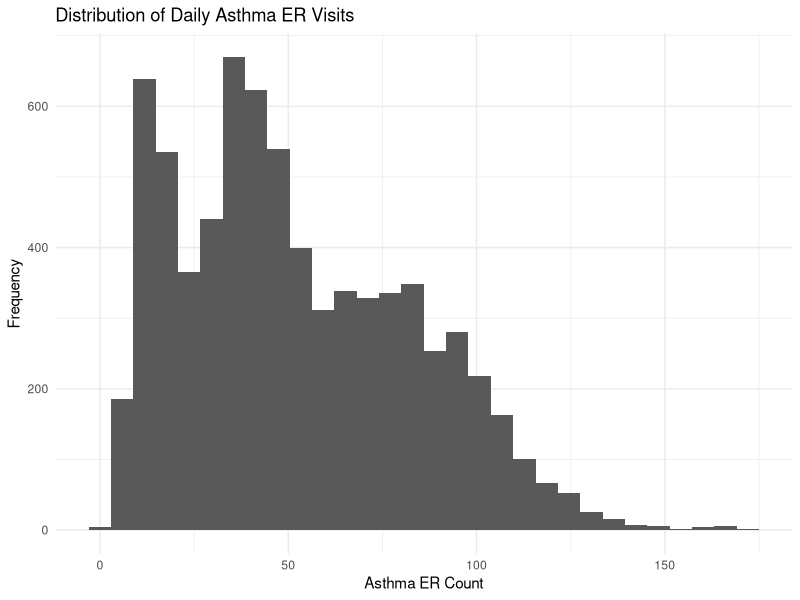
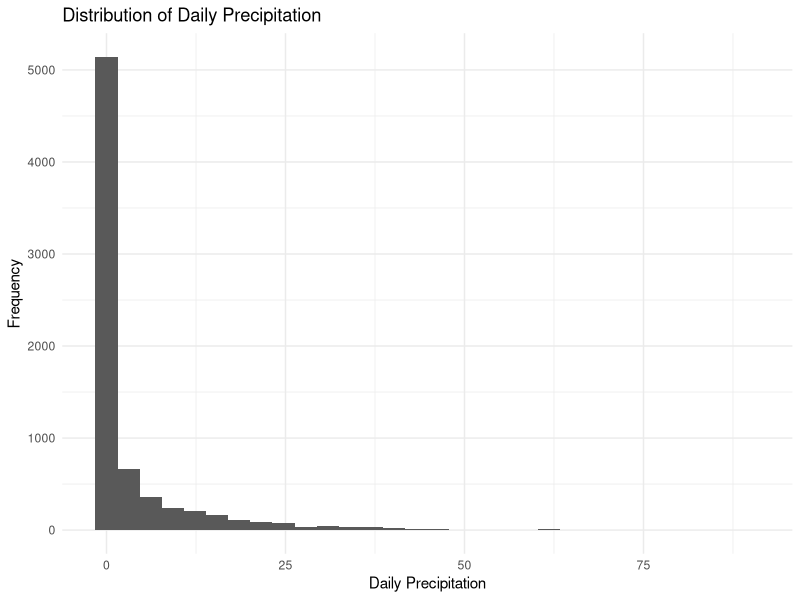
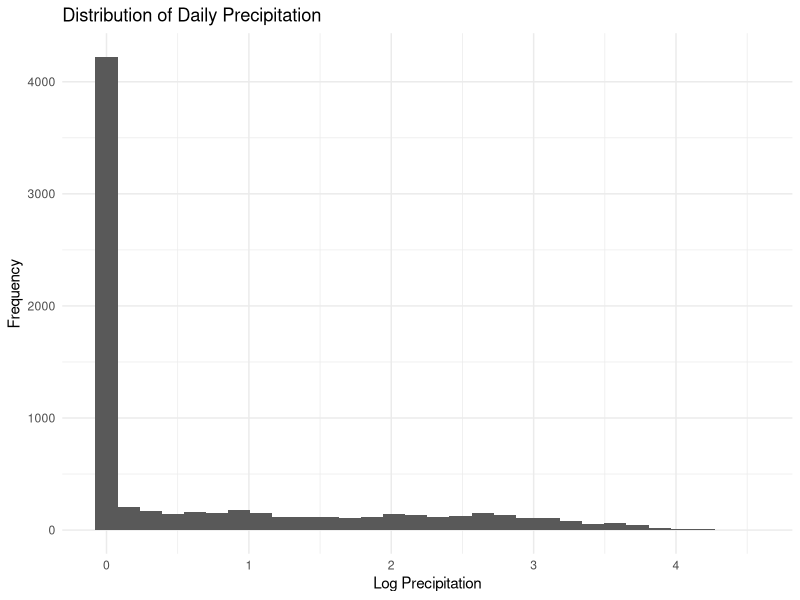
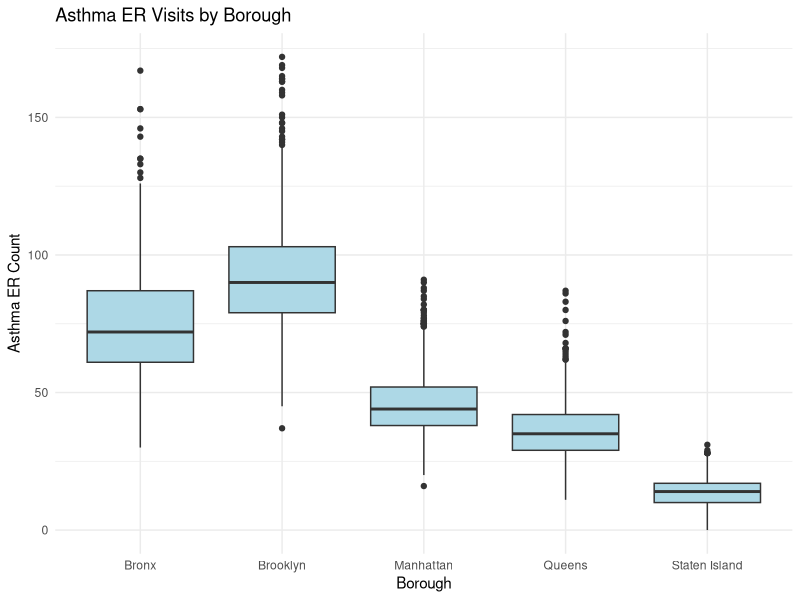
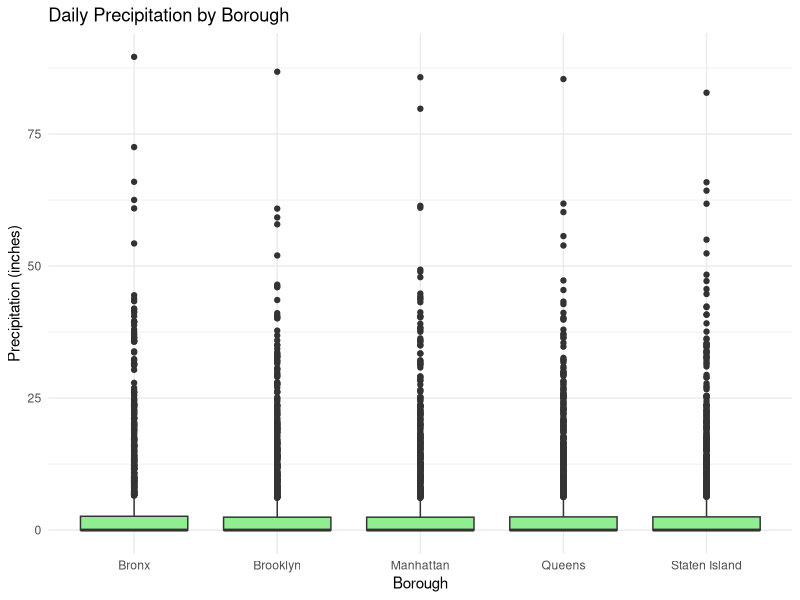
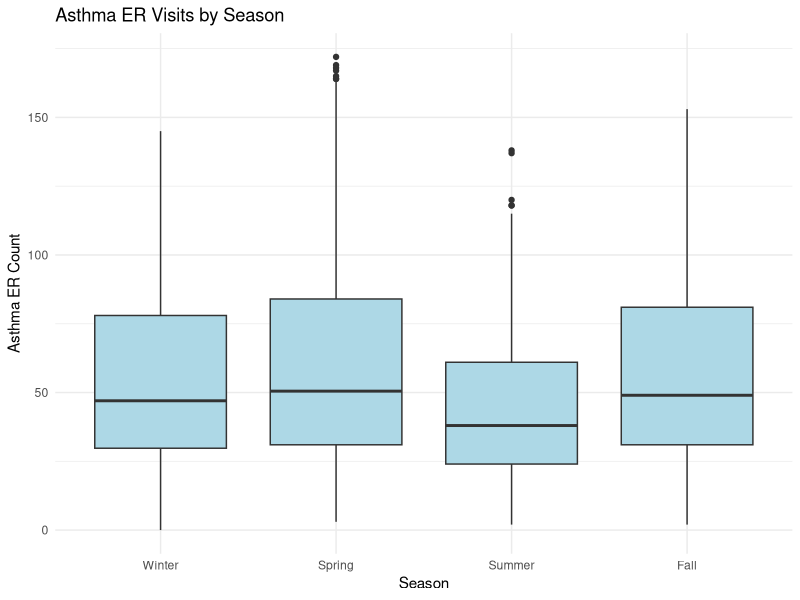
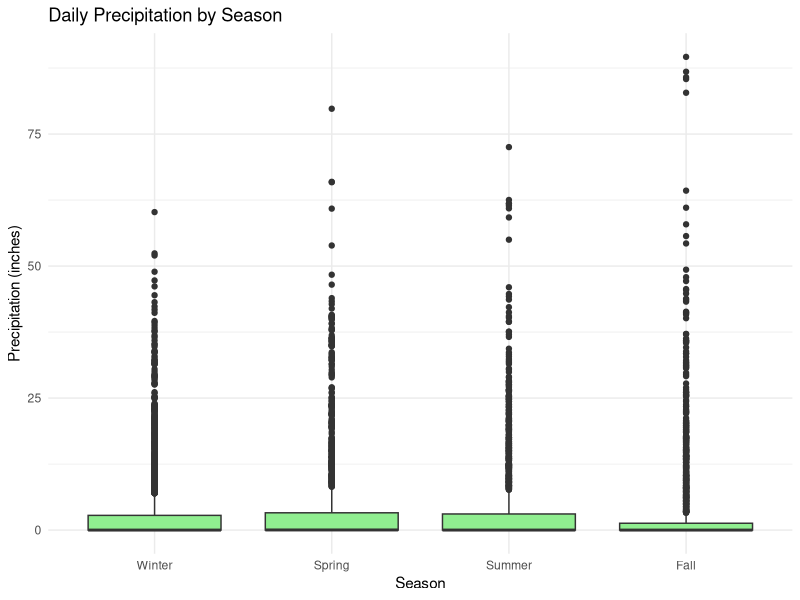
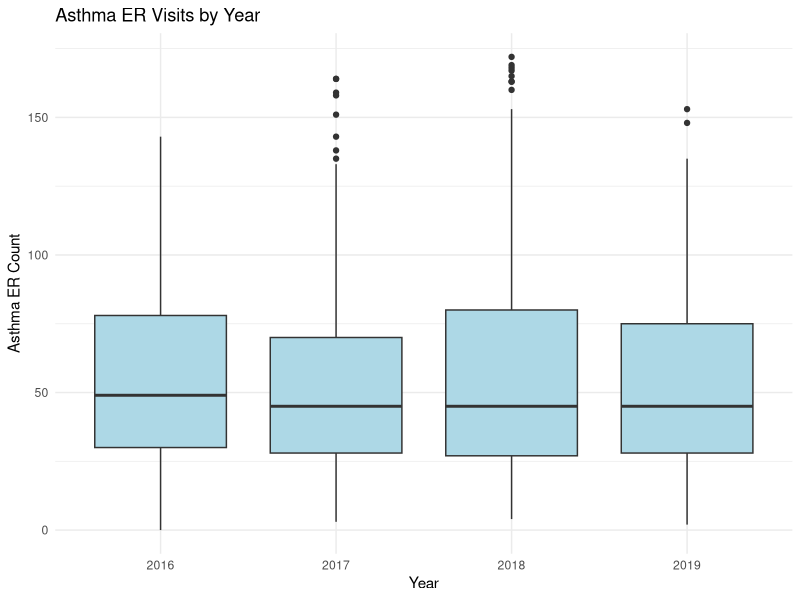

Write R code to recreate these figures, in order.
## ---- chunk 1
knitr::opts_chunk$set(echo = TRUE)
library(tidyverse)
library(lubridate)
library(ggplot2)
library(dplyr)
library(here)
library(readr)
library(splines)
library(mgcv)
## ---- chunk 2
data <- read.csv("asthma_precip_clean.csv")
## ---- chunk 3
##Convert Date Variable
data$date <- as.Date(data$date)

#Create season variable
data <- data %>%
  mutate(
    year = year(date),
    month = month(date),
    season = case_when(
      month %in% c(12, 1, 2) ~ "Winter",
      month %in% c(3, 4, 5) ~ "Spring",
      month %in% c(6, 7, 8) ~ "Summer",
      month %in% c(9, 10, 11) ~ "Fall"
    )
  )

#Create Year var, Month var, and Day of Week var.
data <- data %>%
  mutate(
    date = as.Date(date),

    # Year
    year = year(date),

    # Month (numeric and labeled)
    month_num = month(date),
    month = month(date, label = TRUE, abbr = FALSE),

    # Day of week (ordered Monday–Sunday)
    day_of_week = wday(date, label = TRUE, abbr = FALSE),
    day_of_week = factor(day_of_week,
                         levels = c("Monday", "Tuesday", "Wednesday",
                                    "Thursday", "Friday",
                                    "Saturday", "Sunday"))
  )
## ---- chunk 4
#Citywide and all time data
data %>%
  summarise(
    # ASTHMA
    mean_asthma   = mean(asthma_er_count, na.rm = TRUE),
    sd_asthma     = sd(asthma_er_count, na.rm = TRUE),
    min_asthma    = min(asthma_er_count, na.rm = TRUE),
    Q1_asthma     = quantile(asthma_er_count, 0.25, na.rm = TRUE),
    median_asthma = median(asthma_er_count, na.rm = TRUE),
    Q3_asthma     = quantile(asthma_er_count, 0.75, na.rm = TRUE),
    max_asthma    = max(asthma_er_count, na.rm = TRUE),
    IQR_asthma    = IQR(asthma_er_count, na.rm = TRUE),

    # PRECIPITATION
    mean_ppt   = mean(ppt, na.rm = TRUE),
    sd_ppt     = sd(ppt, na.rm = TRUE),
    min_ppt    = min(ppt, na.rm = TRUE),
    Q1_ppt     = quantile(ppt, 0.25, na.rm = TRUE),
    median_ppt = median(ppt, na.rm = TRUE),
    Q3_ppt     = quantile(ppt, 0.75, na.rm = TRUE),
    max_ppt    = max(ppt, na.rm = TRUE),
    IQR_ppt    = IQR(ppt, na.rm = TRUE)
  )

#By borough
data %>%
  group_by(borough) %>%
  summarise(
    # ASTHMA
    mean_asthma   = mean(asthma_er_count, na.rm = TRUE),
    sd_asthma     = sd(asthma_er_count, na.rm = TRUE),
    min_asthma    = min(asthma_er_count, na.rm = TRUE),
    Q1_asthma     = quantile(asthma_er_count, 0.25, na.rm = TRUE),
    median_asthma = median(asthma_er_count, na.rm = TRUE),
    Q3_asthma     = quantile(asthma_er_count, 0.75, na.rm = TRUE),
    max_asthma    = max(asthma_er_count, na.rm = TRUE),
    IQR_asthma    = IQR(asthma_er_count, na.rm = TRUE),

    # PRECIPITATION
    mean_ppt   = mean(ppt, na.rm = TRUE),
    sd_ppt     = sd(ppt, na.rm = TRUE),
    min_ppt    = min(ppt, na.rm = TRUE),
    Q1_ppt     = quantile(ppt, 0.25, na.rm = TRUE),
    median_ppt = median(ppt, na.rm = TRUE),
    Q3_ppt     = quantile(ppt, 0.75, na.rm = TRUE),
    max_ppt    = max(ppt, na.rm = TRUE),
    IQR_ppt    = IQR(ppt, na.rm = TRUE)
  )

#By Season
data %>%
  group_by(season) %>%
  summarise(
    # ASTHMA
    mean_asthma   = mean(asthma_er_count, na.rm = TRUE),
    sd_asthma     = sd(asthma_er_count, na.rm = TRUE),
    min_asthma    = min(asthma_er_count, na.rm = TRUE),
    Q1_asthma     = quantile(asthma_er_count, 0.25, na.rm = TRUE),
    median_asthma = median(asthma_er_count, na.rm = TRUE),
    Q3_asthma     = quantile(asthma_er_count, 0.75, na.rm = TRUE),
    max_asthma    = max(asthma_er_count, na.rm = TRUE),
    IQR_asthma    = IQR(asthma_er_count, na.rm = TRUE),

    # PRECIPITATION
    mean_ppt   = mean(ppt, na.rm = TRUE),
    sd_ppt     = sd(ppt, na.rm = TRUE),
    min_ppt    = min(ppt, na.rm = TRUE),
    Q1_ppt     = quantile(ppt, 0.25, na.rm = TRUE),
    median_ppt = median(ppt, na.rm = TRUE),
    Q3_ppt     = quantile(ppt, 0.75, na.rm = TRUE),
    max_ppt    = max(ppt, na.rm = TRUE),
    IQR_ppt    = IQR(ppt, na.rm = TRUE)
  )

#By year
data %>%
  group_by(year) %>%
  summarise(
    # ASTHMA
    mean_asthma   = mean(asthma_er_count, na.rm = TRUE),
    sd_asthma     = sd(asthma_er_count, na.rm = TRUE),
    min_asthma    = min(asthma_er_count, na.rm = TRUE),
    Q1_asthma     = quantile(asthma_er_count, 0.25, na.rm = TRUE),
    median_asthma = median(asthma_er_count, na.rm = TRUE),
    Q3_asthma     = quantile(asthma_er_count, 0.75, na.rm = TRUE),
    max_asthma    = max(asthma_er_count, na.rm = TRUE),
    IQR_asthma    = IQR(asthma_er_count, na.rm = TRUE),

    # PRECIPITATION
    mean_ppt   = mean(ppt, na.rm = TRUE),
    sd_ppt     = sd(ppt, na.rm = TRUE),
    min_ppt    = min(ppt, na.rm = TRUE),
    Q1_ppt     = quantile(ppt, 0.25, na.rm = TRUE),
    median_ppt = median(ppt, na.rm = TRUE),
    Q3_ppt     = quantile(ppt, 0.75, na.rm = TRUE),
    max_ppt    = max(ppt, na.rm = TRUE),
    IQR_ppt    = IQR(ppt, na.rm = TRUE)
  )

#By month
data %>%
  group_by(month_num) %>%
  summarise(
    # ASTHMA
    mean_asthma   = mean(asthma_er_count, na.rm = TRUE),
    sd_asthma     = sd(asthma_er_count, na.rm = TRUE),
    min_asthma    = min(asthma_er_count, na.rm = TRUE),
    Q1_asthma     = quantile(asthma_er_count, 0.25, na.rm = TRUE),
    median_asthma = median(asthma_er_count, na.rm = TRUE),
    Q3_asthma     = quantile(asthma_er_count, 0.75, na.rm = TRUE),
    max_asthma    = max(asthma_er_count, na.rm = TRUE),
    IQR_asthma    = IQR(asthma_er_count, na.rm = TRUE),

    # PRECIPITATION
    mean_ppt   = mean(ppt, na.rm = TRUE),
    sd_ppt     = sd(ppt, na.rm = TRUE),
    min_ppt    = min(ppt, na.rm = TRUE),
    Q1_ppt     = quantile(ppt, 0.25, na.rm = TRUE),
    median_ppt = median(ppt, na.rm = TRUE),
    Q3_ppt     = quantile(ppt, 0.75, na.rm = TRUE),
    max_ppt    = max(ppt, na.rm = TRUE),
    IQR_ppt    = IQR(ppt, na.rm = TRUE)
  )

#By day of the week
data %>%
  group_by(day_of_week) %>%
  summarise(
    # ASTHMA
    mean_asthma   = mean(asthma_er_count, na.rm = TRUE),
    sd_asthma     = sd(asthma_er_count, na.rm = TRUE),
    min_asthma    = min(asthma_er_count, na.rm = TRUE),
    Q1_asthma     = quantile(asthma_er_count, 0.25, na.rm = TRUE),
    median_asthma = median(asthma_er_count, na.rm = TRUE),
    Q3_asthma     = quantile(asthma_er_count, 0.75, na.rm = TRUE),
    max_asthma    = max(asthma_er_count, na.rm = TRUE),
    IQR_asthma    = IQR(asthma_er_count, na.rm = TRUE),

    # PRECIPITATION
    mean_ppt   = mean(ppt, na.rm = TRUE),
    sd_ppt     = sd(ppt, na.rm = TRUE),
    min_ppt    = min(ppt, na.rm = TRUE),
    Q1_ppt     = quantile(ppt, 0.25, na.rm = TRUE),
    median_ppt = median(ppt, na.rm = TRUE),
    Q3_ppt     = quantile(ppt, 0.75, na.rm = TRUE),
    max_ppt    = max(ppt, na.rm = TRUE),
    IQR_ppt    = IQR(ppt, na.rm = TRUE)
  )


## ---- chunk 5
ggplot(data, aes(x = asthma_er_count)) +
  geom_histogram(bins = 30) +
  theme_minimal() +
  labs(title = "Distribution of Daily Asthma ER Visits",
       x = "Asthma ER Count",
       y = "Frequency")

ggplot(data, aes(x = ppt)) +
  geom_histogram(bins = 30) +
  theme_minimal() +
  labs(title = "Distribution of Daily Precipitation",
       x = "Daily Precipitation",
       y = "Frequency")

#data is right skewed (let's log transform this)
data <- data %>%
  mutate(log_ppt = log(ppt + 1))
ggplot(data, aes(x = log_ppt)) +
  geom_histogram(bins = 30) +
  theme_minimal() +
  labs(title = "Distribution of Daily Precipitation",
       x = "Log Precipitation",
       y = "Frequency")
#data still skewed
## ---- chunk 6

library(ggplot2)
library(dplyr)
library(tidyr)

# Make sure variables are factors
data <- data %>%
  mutate(
    year = factor(year),
    month = factor(month, levels = 1:12),
    season = factor(season, levels = c("Winter","Spring","Summer","Fall")),
    day_of_week = factor(day_of_week, levels = c("Monday","Tuesday","Wednesday","Thursday","Friday","Saturday","Sunday"))
  )

# 1. Asthma ER Visits by Borough
ggplot(data, aes(x = borough, y = asthma_er_count)) +
  geom_boxplot(fill = "lightblue") +
  theme_minimal() +
  labs(
    title = "Asthma ER Visits by Borough",
    x = "Borough",
    y = "Asthma ER Count"
  )

# 2. Precipitation by Borough
ggplot(data, aes(x = borough, y = ppt)) +
  geom_boxplot(fill = "lightgreen") +
  theme_minimal() +
  labs(
    title = "Daily Precipitation by Borough",
    x = "Borough",
    y = "Precipitation (inches)"
  )

# 3. Asthma ER Visits by Season
ggplot(data, aes(x = season, y = asthma_er_count)) +
  geom_boxplot(fill = "lightblue") +
  theme_minimal() +
  labs(
    title = "Asthma ER Visits by Season",
    x = "Season",
    y = "Asthma ER Count"
  )

# 4. Precipitation by Season
ggplot(data, aes(x = season, y = ppt)) +
  geom_boxplot(fill = "lightgreen") +
  theme_minimal() +
  labs(
    title = "Daily Precipitation by Season",
    x = "Season",
    y = "Precipitation (inches)"
  )

# 5. Asthma ER Visits by Year
ggplot(data, aes(x = year, y = asthma_er_count)) +
  geom_boxplot(fill = "lightblue") +
  theme_minimal() +
  labs(
    title = "Asthma ER Visits by Year",
    x = "Year",
    y = "Asthma ER Count"
  )

# 6. Precipitation by Year
ggplot(data, aes(x = year, y = ppt)) +
  geom_boxplot(fill = "lightgreen") +
  theme_minimal() +
  labs(
    title = "Daily Precipitation by Year",
    x = "Year",
    y = "Precipitation (inches)"
  )

# 7. Asthma ER Visits by Month
ggplot(data, aes(x = factor(month_num), y = asthma_er_count)) +
  geom_boxplot(fill = "lightblue") +
  theme_minimal() +
  labs(
    title = "Asthma ER Visits by Month",
    x = "Month",
    y = "Asthma ER Count"
  )

# 8. Precipitation by Month
ggplot(data, aes(x = factor(month_num), y = ppt)) +
  geom_boxplot(fill = "lightgreen") +
  theme_minimal() +
  labs(
    title = "Daily Precipitation by Month",
    x = "Month",
    y = "Precipitation (inches)"
  )

# 9. Asthma ER Visits by Day of Week
ggplot(data, aes(x = day_of_week, y = asthma_er_count)) +
  geom_boxplot(fill = "lightblue") +
  theme_minimal() +
  labs(
    title = "Asthma ER Visits by Day of Week",
    x = "Day of Week",
    y = "Asthma ER Count"
  )

# 10. Precipitation by Day of Week
ggplot(data, aes(x = day_of_week, y = ppt)) +
  geom_boxplot(fill = "lightgreen") +
  theme_minimal() +
  labs(
    title = "Daily Precipitation by Day of Week",
    x = "Day of Week",
    y = "Precipitation (inches)"
  )

## ---- chunk 7
# Asthma ER visits by seasons, stratified by Borough
ggplot(data, aes(x = season, y = asthma_er_count)) +
  geom_boxplot(fill = "lightblue") +
  facet_wrap(~borough) +
  theme_minimal() +
  labs(
    title = "Asthma ER Visits by seasons, Stratified by Borough",
    x = "Month",
    y = "Asthma ER Visits"
  )

# Asthma ER visits by year, stratified by Borough
ggplot(data, aes(x = factor(year), y = asthma_er_count)) +
  geom_boxplot(fill = "lightblue") +
  facet_wrap(~borough) +
  theme_minimal() +
  labs(
    title = "Asthma ER Visits by Year, Stratified by Borough",
    x = "Year",
    y = "Asthma ER Visits"
  )

# Asthma ER visits by Month, stratified by Borough
ggplot(data, aes(x = factor(month_num), y = asthma_er_count)) +
  geom_boxplot(fill = "lightblue") +
  facet_wrap(~borough) +
  theme_minimal() +
  labs(
    title = "Asthma ER Visits by Month, Stratified by Borough",
    x = "Month",
    y = "Asthma ER Visits"
  )

# Asthma ER visits by day of the week, stratified by Borough
ggplot(data, aes(x = day_of_week, y = asthma_er_count)) +
  geom_boxplot(fill = "lightblue") +
  facet_wrap(~borough) +
  theme_minimal() +
  labs(
    title = "Asthma ER Visits by day of week, Stratified by Borough",
    x = "Month",
    y = "Asthma ER Visits"
  )

# Asthma ER visits by borough, stratified by seasons
ggplot(data, aes(x = borough, y = asthma_er_count)) +
  geom_boxplot(fill = "lightblue") +
  facet_wrap(~season) +
  theme_minimal() +
  labs(
    title = "Asthma ER Visits by boroughs, Stratified by season",
    x = "Season",
    y = "Asthma ER Visits"
  )

# Asthma ER visits by borough, stratified by year
ggplot(data, aes(x = borough, y = asthma_er_count)) +
  geom_boxplot(fill = "lightblue") +
  facet_wrap(~year) +
  theme_minimal() +
  labs(
    title = "Asthma ER Visits by year, Stratified by Borough",
    x = "Year",
    y = "Asthma ER Visits"
  )
## ---- chunk 8
#create separate dataset for citywide data 
city_data <- data %>%
  group_by(date) %>%
  summarise(
    total_asthma = sum(asthma_er_count, na.rm = TRUE),
    mean_ppt = mean(ppt, na.rm = TRUE),
    mean_log_ppt = log(mean_ppt)
  )

#city wide scatterplot
ggplot(city_data, aes(x = mean_ppt, y = total_asthma)) +
  geom_point(alpha = 0.4) +
  geom_smooth(method = "loess") +
  theme_minimal() +
  labs(title = "Precipitation vs Asthma ED Visits",
       x = "Mean Daily Precipitation",
       y = "Total Asthma ED Visits")

#city wide log scatterplot
ggplot(city_data, aes(x = mean_log_ppt, y = total_asthma)) +
  geom_point(alpha = 0.4) +
  geom_smooth(method = "loess") +
  theme_minimal() +
  labs(title = "LOG Precipitation vs Asthma ED Visits",
       x = "Mean Daily LOG Precipitation",
       y = "Total Asthma ED Visits")

#scatterplot with trend lines of each borough
ggplot(data, aes(x = ppt, y = asthma_er_count, color = borough)) +
  geom_point(alpha = 0.5) +
  geom_smooth(method = "loess", se = FALSE) +
  theme_minimal() +
  labs(
    title = "Precipitation vs Asthma ER Visits with Trend by Borough",
    x = "Daily Precipitation (inches)",
    y = "Asthma ER Count",
    color = "Borough"
  )

#log scatterplot with trend lines of each borough
ggplot(data, aes(x = log_ppt, y = asthma_er_count, color = borough)) +
  geom_point(alpha = 0.5) +
  geom_smooth(method = "loess", se = FALSE) +
  theme_minimal() +
  labs(
    title = "LOG Precipitation vs Asthma ER Visits with Trend by Borough",
    x = "Daily LOG Precipitation",
    y = "Asthma ER Count",
    color = "Borough"
  )

#scatterplot by seasons
ggplot(data, aes(x = ppt, y = asthma_er_count)) +
  geom_point(alpha = 0.5, color = "darkorange") +
  geom_smooth(method = "loess", se = FALSE, color = "blue") +
  facet_wrap(~season) +
  theme_minimal() +
  labs(
    title = "Precipitation vs Asthma ER Visits by Season",
    x = "Daily Precipitation (inches)",
    y = "Asthma ER Count"
  )

#log scatterplot by seasons
ggplot(data, aes(x = log_ppt, y = asthma_er_count)) +
  geom_point(alpha = 0.5, color = "darkorange") +
  geom_smooth(method = "loess", se = FALSE, color = "blue") +
  facet_wrap(~season) +
  theme_minimal() +
  labs(
    title = "LOG Precipitation vs Asthma ER Visits by Season",
    x = "Daily LOG Precipitation",
    y = "Asthma ER Count"
  )

#scatterplot by months 
ggplot(data, aes(x = ppt, y = asthma_er_count, color = factor(month_num))) +
  geom_point(alpha = 0.6) +
  geom_smooth(method = "loess", se = FALSE) +
  theme_minimal() +
  labs(
    title = "Precipitation vs Asthma ER Visits Colored by Month",
    x = "Daily Precipitation (inches)",
    y = "Asthma ER Count",
    color = "Month"
  )

#log scatterplot by months 
ggplot(data, aes(x = log_ppt, y = asthma_er_count, color = factor(month_num))) +
  geom_point(alpha = 0.6) +
  geom_smooth(method = "loess", se = FALSE) +
  theme_minimal() +
  labs(
    title = "LOG Precipitation vs Asthma ER Visits Colored by Month",
    x = "Daily LOG Precipitation",
    y = "Asthma ER Count",
    color = "Month"
  )

#scatterplot using log transformed ppt
ggplot(data, aes(x = log_ppt, y = asthma_er_count)) +
  geom_point(alpha = 0.5, color = "darkgreen") +
  geom_smooth(method = "loess", se = FALSE, color = "red") +
  theme_minimal() +
  labs(
    title = "Log-Transformed Precipitation vs Asthma ER Visits",
    x = "Log(Daily Precipitation) (zeros = 0)",
    y = "Asthma ER Count"
  )
## ---- chunk 9
# Plot daily city total asthma over time
ggplot(city_data, aes(x = date, y = total_asthma)) +
  geom_line() +
  theme_minimal() +
  labs(title = "Daily Asthma ER Visits in NYC (2016–2019)",
       x = "Date",
       y = "Total Asthma ER Visits")

# Plot daily city average precipitation over time
ggplot(city_data, aes(x = date, y = mean_ppt)) +
  geom_line(color = "blue") +
  theme_minimal() +
  labs(title = "Daily Precipitation in NYC (2016–2019)",
       x = "Date",
       y = "Mean Daily Precipitation")

#creating year_num variable in the city wide data set
city_data <- city_data %>%
  mutate(
    year = year(date),
    year_num = year - 2015,
    month = month(date)
  )

city_data <- city_data %>%
  arrange(date) %>%
  mutate(
    time = as.numeric(date - min(date))
  )

#calculating the number of years in dataset to determine degrees of freedom 
yr_num <- length(unique(year(city_data$date)))

#smoothing plot
ggplot(city_data, aes(date,total_asthma))+ 
  geom_smooth(color = "yellow", method = lm, formula = y ~ ns(x, df= 14)) +
  geom_smooth(color = "pink", method = lm, formula = y ~ ns(x, df= 4)) 


ggplot(city_data, aes(date,mean_ppt))+ 
  geom_smooth(color = "orange", method = lm, formula = y ~ ns(x, df= 16)) +
  geom_smooth(color = "purple", method = lm, formula = y ~ ns(x, df= 4)) 

#Poisson model
mod.ts.p <- glm(
  total_asthma ~
    mean_ppt +
    factor(month) +
    ns(date, df = 16),
  family = poisson(),
  data = city_data)

summary(mod.ts.p)
mean(city_data$total_asthma)
var(city_data$total_asthma)

#Quasi poisson model
mod.ts.qp <- glm(
  total_asthma ~
    mean_ppt +
    factor(month) +
    ns(date, df = 16),
  family = quasipoisson(),
  data = city_data
)
summary(mod.ts.qp)$dispersion

#Poisson is severely overdispersed

## ---- chunk 10

# Plot Autocorrelation
acf(city_data$mean_ppt, lag.max = 7)
acf(city_data$mean_ppt, lag.max = 21)
#No weekly correlation of rainfall

acf(city_data$total_asthma, lag.max = 7)
acf(city_data$total_asthma, lag.max = 21)
#Weekly trend of asthma ER visits
